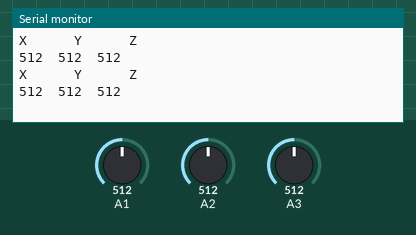
Simulated run of this sketch. Board: Arduino Uno, built with avr-gcc and run on an emulated ATmega328P. Shown: the last lines printed to the serial monitor. Inputs (shaded band) come from the test bench; at power-on: A1 = 512, A2 = 512, A3 = 512.

Above: at 2.3 s.
2.4 s: A1 set to 716
At 4.2 s:
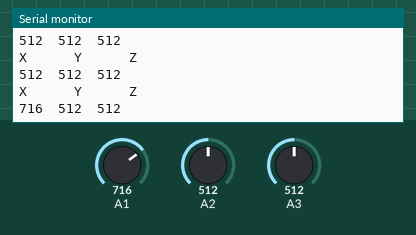
4.5 s: A2 set to 716
At 5.5 s:
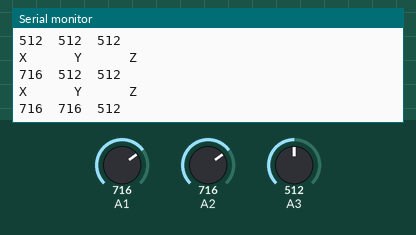
6.6 s: A3 set to 716
At 7.9 s:
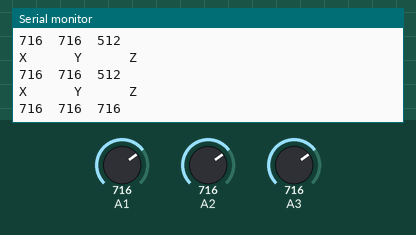
8.7 s: A1 set to 900
At 10.2 s:
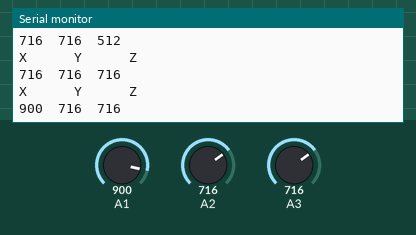
10.8 s: A2 set to 900
At 12.6 s:
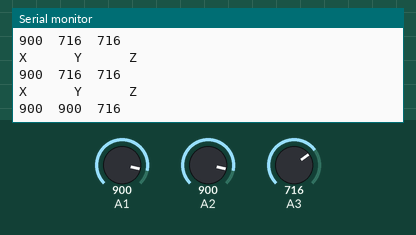
12.9 s: A3 set to 900
At 14.7 s:
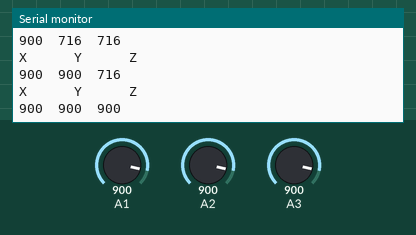
Timing chart, 0 to 16.0 s (numbered marks = the images above; inputs shaded):
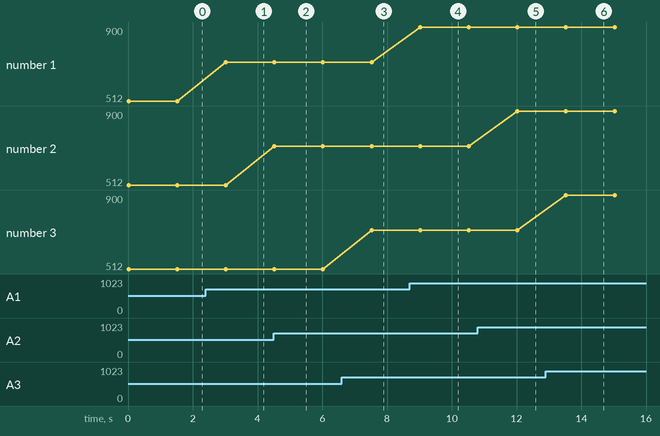

The sketch:

0105.ino
```cpp
void setup() {
  // put your setup code here, to run once:
Serial.begin(9600);
}

void loop() {
  // put your main code here, to run repeatedly:
  int x =analogRead(A1);
  int y =analogRead(A2);
  int z =analogRead(A3);
  Serial.println("X      Y      Z");
  Serial.print(x);
  Serial.print("  ");
  Serial.print(y);
  Serial.print("  ");
  Serial.println(z);
 delay(1500);
}
```

Measured:
- after the input at 2.4 s, the serial monitor: prints a new line after 0.62 s (image 1)
- after the input at 4.5 s, the serial monitor: prints a new line at once (image 2)
- after the input at 6.6 s, the serial monitor: prints a new line after 0.92 s (image 3)
- after the input at 8.7 s, the serial monitor: prints a new line after 0.32 s (image 4)
- after the input at 10.8 s, the serial monitor: prints a new line after 1.2 s (image 5)
- after the input at 12.9 s, the serial monitor: prints a new line after 0.63 s (image 6)
- plotted number 1: 512 → 716 after the input at 2.4 s, 716 → 900 after the input at 8.7 s
